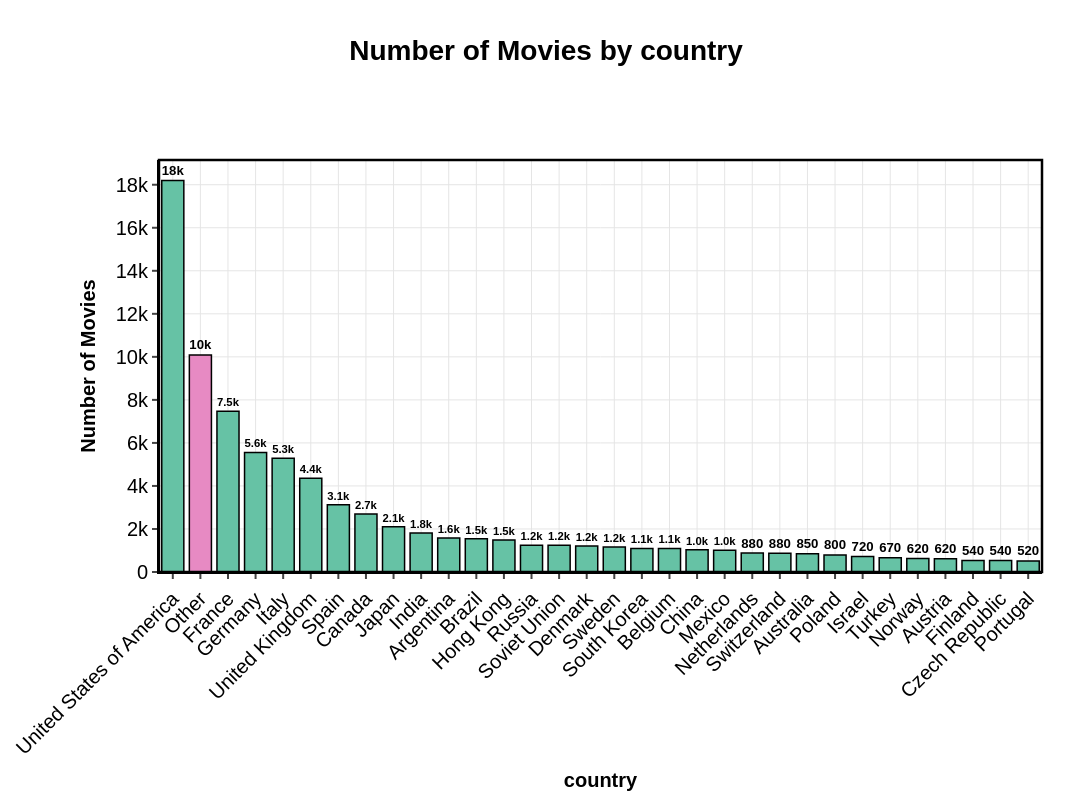

Notebook code for this chart:
### Code cell
plot_and_export_categorical_distribution(production_countries, "name", "country", 500, print_stats=True, filename_prefix="step_1")

### Figure 1 — Plotly figure (JSON) as saved in the notebook; plotly's stock layout.template omitted (floating-point values rounded to 4 significant figures)
{"data": [{"alignmentgroup": "True", "hovertemplate": "grouped=%{x}<br>total=%{text}<extra></extra>", "legendgroup": "United States of America", "marker": {"color": "#66C2A5", "line": {"color": "#000000", "width": 1.5}, "pattern": {"shape": ""}}, "name": "United States of America", "offsetgroup": "United States of America", "orientation": "v", "showlegend": true, "text": [18192], "textangle": 0, "textfont": {"color": "#000000", "size": 16}, "textposition": "outside", "texttemplate": "<b>%{text:.2s}</b>", "type": "bar", "x": ["United States of America"], "xaxis": "x", "y": [18192], "yaxis": "y"}, {"alignmentgroup": "True", "hovertemplate": "grouped=%{x}<br>total=%{text}<extra></extra>", "legendgroup": "Other", "marker": {"color": "#E78AC3", "line": {"color": "#000000", "width": 1.5}, "pattern": {"shape": ""}}, "name": "Other", "offsetgroup": "Other", "orientation": "v", "showlegend": true, "text": [10090], "textangle": 0, "textfont": {"color": "#000000", "size": 16}, "textposition": "outside", "texttemplate": "<b>%{text:.2s}</b>", "type": "bar", "x": ["Other"], "xaxis": "x", "y": [10090], "yaxis": "y"}, {"alignmentgroup": "True", "hovertemplate": "grouped=%{x}<br>total=%{text}<extra></extra>", "legendgroup": "France", "marker": {"color": "#66C2A5", "line": {"color": "#000000", "width": 1.5}, "pattern": {"shape": ""}}, "name": "France", "offsetgroup": "France", "orientation": "v", "showlegend": true, "text": [7470], "textangle": 0, "textfont": {"color": "#000000", "size": 16}, "textposition": "outside", "texttemplate": "<b>%{text:.2s}</b>", "type": "bar", "x": ["France"], "xaxis": "x", "y": [7470], "yaxis": "y"}, {"alignmentgroup": "True", "hovertemplate": "grouped=%{x}<br>total=%{text}<extra></extra>", "legendgroup": "Germany", "marker": {"color": "#66C2A5", "line": {"color": "#000000", "width": 1.5}, "pattern": {"shape": ""}}, "name": "Germany", "offsetgroup": "Germany", "orientation": "v", "showlegend": true, "text": [5557], "textangle": 0, "textfont": {"color": "#000000", "size": 16}, "textposition": "outside", "texttemplate": "<b>%{text:.2s}</b>", "type": "bar", "x": ["Germany"], "xaxis": "x", "y": [5557], "yaxis": "y"}, {"alignmentgroup": "True", "hovertemplate": "grouped=%{x}<br>total=%{text}<extra></extra>", "legendgroup": "Italy", "marker": {"color": "#66C2A5", "line": {"color": "#000000", "width": 1.5}, "pattern": {"shape": ""}}, "name": "Italy", "offsetgroup": "Italy", "orientation": "v", "showlegend": true, "text": [5289], "textangle": 0, "textfont": {"color": "#000000", "size": 16}, "textposition": "outside", "texttemplate": "<b>%{text:.2s}</b>", "type": "bar", "x": ["Italy"], "xaxis": "x", "y": [5289], "yaxis": "y"}, {"alignmentgroup": "True", "hovertemplate": "grouped=%{x}<br>total=%{text}<extra></extra>", "legendgroup": "United Kingdom", "marker": {"color": "#66C2A5", "line": {"color": "#000000", "width": 1.5}, "pattern": {"shape": ""}}, "name": "United Kingdom", "offsetgroup": "United Kingdom", "orientation": "v", "showlegend": true, "text": [4353], "textangle": 0, "textfont": {"color": "#000000", "size": 16}, "textposition": "outside", "texttemplate": "<b>%{text:.2s}</b>", "type": "bar", "x": ["United Kingdom"], "xaxis": "x", "y": [4353], "yaxis": "y"}, {"alignmentgroup": "True", "hovertemplate": "grouped=%{x}<br>total=%{text}<extra></extra>", "legendgroup": "Spain", "marker": {"color": "#66C2A5", "line": {"color": "#000000", "width": 1.5}, "pattern": {"shape": ""}}, "name": "Spain", "offsetgroup": "Spain", "orientation": "v", "showlegend": true, "text": [3120], "textangle": 0, "textfont": {"color": "#000000", "size": 16}, "textposition": "outside", "texttemplate": "<b>%{text:.2s}</b>", "type": "bar", "x": ["Spain"], "xaxis": "x", "y": [3120], "yaxis": "y"}, {"alignmentgroup": "True", "hovertemplate": "grouped=%{x}<br>total=%{text}<extra></extra>", "legendgroup": "Canada", "marker": {"color": "#66C2A5", "line": {"color": "#000000", "width": 1.5}, "pattern": {"shape": ""}}, "name": "Canada", "offsetgroup": "Canada", "orientation": "v", "showlegend": true, "text": [2690], "textangle": 0, "textfont": {"color": "#000000", "size": 16}, "textposition": "outside", "texttemplate": "<b>%{text:.2s}</b>", "type": "bar", "x": ["Canada"], "xaxis": "x", "y": [2690], "yaxis": "y"}, {"alignmentgroup": "True", "hovertemplate": "grouped=%{x}<br>total=%{text}<extra></extra>", "legendgroup": "Japan", "marker": {"color": "#66C2A5", "line": {"color": "#000000", "width": 1.5}, "pattern": {"shape": ""}}, "name": "Japan", "offsetgroup": "Japan", "orientation": "v", "showlegend": true, "text": [2103], "textangle": 0, "textfont": {"color": "#000000", "size": 16}, "textposition": "outside", "texttemplate": "<b>%{text:.2s}</b>", "type": "bar", "x": ["Japan"], "xaxis": "x", "y": [2103], "yaxis": "y"}, {"alignmentgroup": "True", "hovertemplate": "grouped=%{x}<br>total=%{text}<extra></extra>", "legendgroup": "India", "marker": {"color": "#66C2A5", "line": {"color": "#000000", "width": 1.5}, "pattern": {"shape": ""}}, "name": "India", "offsetgroup": "India", "orientation": "v", "showlegend": true, "text": [1811], "textangle": 0, "textfont": {"color": "#000000", "size": 16}, "textposition": "outside", "texttemplate": "<b>%{text:.2s}</b>", "type": "bar", "x": ["India"], "xaxis": "x", "y": [1811], "yaxis": "y"}, {"alignmentgroup": "True", "hovertemplate": "grouped=%{x}<br>total=%{text}<extra></extra>", "legendgroup": "Argentina", "marker": {"color": "#66C2A5", "line": {"color": "#000000", "width": 1.5}, "pattern": {"shape": ""}}, "name": "Argentina", "offsetgroup": "Argentina", "orientation": "v", "showlegend": true, "text": [1581], "textangle": 0, "textfont": {"color": "#000000", "size": 16}, "textposition": "outside", "texttemplate": "<b>%{text:.2s}</b>", "type": "bar", "x": ["Argentina"], "xaxis": "x", "y": [1581], "yaxis": "y"}, {"alignmentgroup": "True", "hovertemplate": "grouped=%{x}<br>total=%{text}<extra></extra>", "legendgroup": "Brazil", "marker": {"color": "#66C2A5", "line": {"color": "#000000", "width": 1.5}, "pattern": {"shape": ""}}, "name": "Brazil", "offsetgroup": "Brazil", "orientation": "v", "showlegend": true, "text": [1547], "textangle": 0, "textfont": {"color": "#000000", "size": 16}, "textposition": "outside", "texttemplate": "<b>%{text:.2s}</b>", "type": "bar", "x": ["Brazil"], "xaxis": "x", "y": [1547], "yaxis": "y"}, {"alignmentgroup": "True", "hovertemplate": "grouped=%{x}<br>total=%{text}<extra></extra>", "legendgroup": "Hong Kong", "marker": {"color": "#66C2A5", "line": {"color": "#000000", "width": 1.5}, "pattern": {"shape": ""}}, "name": "Hong Kong", "offsetgroup": "Hong Kong", "orientation": "v", "showlegend": true, "text": [1491], "textangle": 0, "textfont": {"color": "#000000", "size": 16}, "textposition": "outside", "texttemplate": "<b>%{text:.2s}</b>", "type": "bar", "x": ["Hong Kong"], "xaxis": "x", "y": [1491], "yaxis": "y"}, {"alignmentgroup": "True", "hovertemplate": "grouped=%{x}<br>total=%{text}<extra></extra>", "legendgroup": "Russia", "marker": {"color": "#66C2A5", "line": {"color": "#000000", "width": 1.5}, "pattern": {"shape": ""}}, "name": "Russia", "offsetgroup": "Russia", "orientation": "v", "showlegend": true, "text": [1248], "textangle": 0, "textfont": {"color": "#000000", "size": 16}, "textposition": "outside", "texttemplate": "<b>%{text:.2s}</b>", "type": "bar", "x": ["Russia"], "xaxis": "x", "y": [1248], "yaxis": "y"}, {"alignmentgroup": "True", "hovertemplate": "grouped=%{x}<br>total=%{text}<extra></extra>", "legendgroup": "Soviet Union", "marker": {"color": "#66C2A5", "line": {"color": "#000000", "width": 1.5}, "pattern": {"shape": ""}}, "name": "Soviet Union", "offsetgroup": "Soviet Union", "orientation": "v", "showlegend": true, "text": [1243], "textangle": 0, "textfont": {"color": "#000000", "size": 16}, "textposition": "outside", "texttemplate": "<b>%{text:.2s}</b>", "type": "bar", "x": ["Soviet Union"], "xaxis": "x", "y": [1243], "yaxis": "y"}, {"alignmentgroup": "True", "hovertemplate": "grouped=%{x}<br>total=%{text}<extra></extra>", "legendgroup": "Denmark", "marker": {"color": "#66C2A5", "line": {"color": "#000000", "width": 1.5}, "pattern": {"shape": ""}}, "name": "Denmark", "offsetgroup": "Denmark", "orientation": "v", "showlegend": true, "text": [1211], "textangle": 0, "textfont": {"color": "#000000", "size": 16}, "textposition": "outside", "texttemplate": "<b>%{text:.2s}</b>", "type": "bar", "x": ["Denmark"], "xaxis": "x", "y": [1211], "yaxis": "y"}, {"alignmentgroup": "True", "hovertemplate": "grouped=%{x}<br>total=%{text}<extra></extra>", "legendgroup": "Sweden", "marker": {"color": "#66C2A5", "line": {"color": "#000000", "width": 1.5}, "pattern": {"shape": ""}}, "name": "Sweden", "offsetgroup": "Sweden", "orientation": "v", "showlegend": true, "text": [1163], "textangle": 0, "textfont": {"color": "#000000", "size": 16}, "textposition": "outside", "texttemplate": "<b>%{text:.2s}</b>", "type": "bar", "x": ["Sweden"], "xaxis": "x", "y": [1163], "yaxis": "y"}, {"alignmentgroup": "True", "hovertemplate": "grouped=%{x}<br>total=%{text}<extra></extra>", "legendgroup": "South Korea", "marker": {"color": "#66C2A5", "line": {"color": "#000000", "width": 1.5}, "pattern": {"shape": ""}}, "name": "South Korea", "offsetgroup": "South Korea", "orientation": "v", "showlegend": true, "text": [1098], "textangle": 0, "textfont": {"color": "#000000", "size": 16}, "textposition": "outside", "texttemplate": "<b>%{text:.2s}</b>", "type": "bar", "x": ["South Korea"], "xaxis": "x", "y": [1098], "yaxis": "y"}, {"alignmentgroup": "True", "hovertemplate": "grouped=%{x}<br>total=%{text}<extra></extra>", "legendgroup": "Belgium", "marker": {"color": "#66C2A5", "line": {"color": "#000000", "width": 1.5}, "pattern": {"shape": ""}}, "name": "Belgium", "offsetgroup": "Belgium", "orientation": "v", "showlegend": true, "text": [1097], "textangle": 0, "textfont": {"color": "#000000", "size": 16}, "textposition": "outside", "texttemplate": "<b>%{text:.2s}</b>", "type": "bar", "x": ["Belgium"], "xaxis": "x", "y": [1097], "yaxis": "y"}, {"alignmentgroup": "True", "hovertemplate": "grouped=%{x}<br>total=%{text}<extra></extra>", "legendgroup": "China", "marker": {"color": "#66C2A5", "line": {"color": "#000000", "width": 1.5}, "pattern": {"shape": ""}}, "name": "China", "offsetgroup": "China", "orientation": "v", "showlegend": true, "text": [1032], "textangle": 0, "textfont": {"color": "#000000", "size": 16}, "textposition": "outside", "texttemplate": "<b>%{text:.2s}</b>", "type": "bar", "x": ["China"], "xaxis": "x", "y": [1032], "yaxis": "y"}, {"alignmentgroup": "True", "hovertemplate": "grouped=%{x}<br>total=%{text}<extra></extra>", "legendgroup": "Mexico", "marker": {"color": "#66C2A5", "line": {"color": "#000000", "width": 1.5}, "pattern": {"shape": ""}}, "name": "Mexico", "offsetgroup": "Mexico", "orientation": "v", "showlegend": true, "text": [1013], "textangle": 0, "textfont": {"color": "#000000", "size": 16}, "textposition": "outside", "texttemplate": "<b>%{text:.2s}</b>", "type": "bar", "x": ["Mexico"], "xaxis": "x", "y": [1013], "yaxis": "y"}, {"alignmentgroup": "True", "hovertemplate": "grouped=%{x}<br>total=%{text}<extra></extra>", "legendgroup": "Netherlands", "marker": {"color": "#66C2A5", "line": {"color": "#000000", "width": 1.5}, "pattern": {"shape": ""}}, "name": "Netherlands", "offsetgroup": "Netherlands", "orientation": "v", "showlegend": true, "text": [880], "textangle": 0, "textfont": {"color": "#000000", "size": 16}, "textposition": "outside", "texttemplate": "<b>%{text:.2s}</b>", "type": "bar", "x": ["Netherlands"], "xaxis": "x", "y": [880], "yaxis": "y"}, {"alignmentgroup": "True", "hovertemplate": "grouped=%{x}<br>total=%{text}<extra></extra>", "legendgroup": "Switzerland", "marker": {"color": "#66C2A5", "line": {"color": "#000000", "width": 1.5}, "pattern": {"shape": ""}}, "name": "Switzerland", "offsetgroup": "Switzerland", "orientation": "v", "showlegend": true, "text": [876], "textangle": 0, "textfont": {"color": "#000000", "size": 16}, "textposition": "outside", "texttemplate": "<b>%{text:.2s}</b>", "type": "bar", "x": ["Switzerland"], "xaxis": "x", "y": [876], "yaxis": "y"}, {"alignmentgroup": "True", "hovertemplate": "grouped=%{x}<br>total=%{text}<extra></extra>", "legendgroup": "Australia", "marker": {"color": "#66C2A5", "line": {"color": "#000000", "width": 1.5}, "pattern": {"shape": ""}}, "name": "Australia", "offsetgroup": "Australia", "orientation": "v", "showlegend": true, "text": [854], "textangle": 0, "textfont": {"color": "#000000", "size": 16}, "textposition": "outside", "texttemplate": "<b>%{text:.2s}</b>", "type": "bar", "x": ["Australia"], "xaxis": "x", "y": [854], "yaxis": "y"}, {"alignmentgroup": "True", "hovertemplate": "grouped=%{x}<br>total=%{text}<extra></extra>", "legendgroup": "Poland", "marker": {"color": "#66C2A5", "line": {"color": "#000000", "width": 1.5}, "pattern": {"shape": ""}}, "name": "Poland", "offsetgroup": "Poland", "orientation": "v", "showlegend": true, "text": [795], "textangle": 0, "textfont": {"color": "#000000", "size": 16}, "textposition": "outside", "texttemplate": "<b>%{text:.2s}</b>", "type": "bar", "x": ["Poland"], "xaxis": "x", "y": [795], "yaxis": "y"}, {"alignmentgroup": "True", "hovertemplate": "grouped=%{x}<br>total=%{text}<extra></extra>", "legendgroup": "Israel", "marker": {"color": "#66C2A5", "line": {"color": "#000000", "width": 1.5}, "pattern": {"shape": ""}}, "name": "Israel", "offsetgroup": "Israel", "orientation": "v", "showlegend": true, "text": [715], "textangle": 0, "textfont": {"color": "#000000", "size": 16}, "textposition": "outside", "texttemplate": "<b>%{text:.2s}</b>", "type": "bar", "x": ["Israel"], "xaxis": "x", "y": [715], "yaxis": "y"}, {"alignmentgroup": "True", "hovertemplate": "grouped=%{x}<br>total=%{text}<extra></extra>", "legendgroup": "Turkey", "marker": {"color": "#66C2A5", "line": {"color": "#000000", "width": 1.5}, "pattern": {"shape": ""}}, "name": "Turkey", "offsetgroup": "Turkey", "orientation": "v", "showlegend": true, "text": [666], "textangle": 0, "textfont": {"color": "#000000", "size": 16}, "textposition": "outside", "texttemplate": "<b>%{text:.2s}</b>", "type": "bar", "x": ["Turkey"], "xaxis": "x", "y": [666], "yaxis": "y"}, {"alignmentgroup": "True", "hovertemplate": "grouped=%{x}<br>total=%{text}<extra></extra>", "legendgroup": "Norway", "marker": {"color": "#66C2A5", "line": {"color": "#000000", "width": 1.5}, "pattern": {"shape": ""}}, "name": "Norway", "offsetgroup": "Norway", "orientation": "v", "showlegend": true, "text": [624], "textangle": 0, "textfont": {"color": "#000000", "size": 16}, "textposition": "outside", "texttemplate": "<b>%{text:.2s}</b>", "type": "bar", "x": ["Norway"], "xaxis": "x", "y": [624], "yaxis": "y"}, {"alignmentgroup": "True", "hovertemplate": "grouped=%{x}<br>total=%{text}<extra></extra>", "legendgroup": "Austria", "marker": {"color": "#66C2A5", "line": {"color": "#000000", "width": 1.5}, "pattern": {"shape": ""}}, "name": "Austria", "offsetgroup": "Austria", "orientation": "v", "showlegend": true, "text": [621], "textangle": 0, "textfont": {"color": "#000000", "size": 16}, "textposition": "outside", "texttemplate": "<b>%{text:.2s}</b>", "type": "bar", "x": ["Austria"], "xaxis": "x", "y": [621], "yaxis": "y"}, {"alignmentgroup": "True", "hovertemplate": "grouped=%{x}<br>total=%{text}<extra></extra>", "legendgroup": "Finland", "marker": {"color": "#66C2A5", "line": {"color": "#000000", "width": 1.5}, "pattern": {"shape": ""}}, "name": "Finland", "offsetgroup": "Finland", "orientation": "v", "showlegend": true, "text": [538], "textangle": 0, "textfont": {"color": "#000000", "size": 16}, "textposition": "outside", "texttemplate": "<b>%{text:.2s}</b>", "type": "bar", "x": ["Finland"], "xaxis": "x", "y": [538], "yaxis": "y"}, {"alignmentgroup": "True", "hovertemplate": "grouped=%{x}<br>total=%{text}<extra></extra>", "legendgroup": "Czech Republic", "marker": {"color": "#66C2A5", "line": {"color": "#000000", "width": 1.5}, "pattern": {"shape": ""}}, "name": "Czech Republic", "offsetgroup": "Czech Republic", "orientation": "v", "showlegend": true, "text": [535], "textangle": 0, "textfont": {"color": "#000000", "size": 16}, "textposition": "outside", "texttemplate": "<b>%{text:.2s}</b>", "type": "bar", "x": ["Czech Republic"], "xaxis": "x", "y": [535], "yaxis": "y"}, {"alignmentgroup": "True", "hovertemplate": "grouped=%{x}<br>total=%{text}<extra></extra>", "legendgroup": "Portugal", "marker": {"color": "#66C2A5", "line": {"color": "#000000", "width": 1.5}, "pattern": {"shape": ""}}, "name": "Portugal", "offsetgroup": "Portugal", "orientation": "v", "showlegend": true, "text": [516], "textangle": 0, "textfont": {"color": "#000000", "size": 16}, "textposition": "outside", "texttemplate": "<b>%{text:.2s}</b>", "type": "bar", "x": ["Portugal"], "xaxis": "x", "y": [516], "yaxis": "y"}], "layout": {"bargap": 0.2, "barmode": "relative", "font": {"color": "#000000", "family": "Arial", "size": 20}, "height": 800, "legend": {"bgcolor": "rgba(255, 255, 255, 0.8)", "bordercolor": "#000000", "borderwidth": 2.5, "font": {"size": 20}, "orientation": "h", "title": {"text": "grouped"}, "tracegroupgap": 0, "x": 1, "xanchor": "right", "y": 1.02, "yanchor": "bottom"}, "margin": {"b": 80, "l": 100, "r": 50, "t": 160}, "paper_bgcolor": "white", "plot_bgcolor": "white", "shapes": [{"fillcolor": "rgba(0,0,0,0)", "line": {"color": "#000000", "width": 2.5}, "type": "rect", "x0": 0, "x1": 1, "xref": "paper", "y0": 0, "y1": 1, "yref": "paper"}], "showlegend": false, "title": {"font": {"color": "#000000", "size": 28}, "text": "<b>Number of Movies by country</b>", "x": 0.5, "xanchor": "center", "y": 0.95, "yanchor": "top"}, "width": 1200, "xaxis": {"anchor": "y", "categoryarray": ["United States of America", "Other", "France", "Germany", "Italy", "United Kingdom", "Spain", "Canada", "Japan", "India", "Argentina", "Brazil", "Hong Kong", "Russia", "Soviet Union", "Denmark", "Sweden", "South Korea", "Belgium", "China", "Mexico", "Netherlands", "Switzerland", "Australia", "Poland", "Israel", "Turkey", "Norway", "Austria", "Finland", "Czech Republic", "Portugal"], "categoryorder": "array", "domain": [0, 1], "gridcolor": "#E5E5E5", "gridwidth": 1, "linecolor": "#000000", "linewidth": 2, "showgrid": true, "tickangle": -45, "tickfont": {"size": 20}, "ticks": "outside", "tickwidth": 2, "title": {"font": {"color": "#000000", "size": 20}, "text": "<b>country</b>"}}, "yaxis": {"anchor": "x", "domain": [0, 1], "gridcolor": "#E5E5E5", "gridwidth": 1, "linecolor": "#000000", "linewidth": 2, "showgrid": true, "tickfont": {"size": 20}, "ticks": "outside", "tickwidth": 2, "title": {"font": {"color": "#000000", "size": 20}, "text": "<b>Number of Movies</b>"}, "type": "linear", "zeroline": true, "zerolinecolor": "#000000", "zerolinewidth": 2}}}
